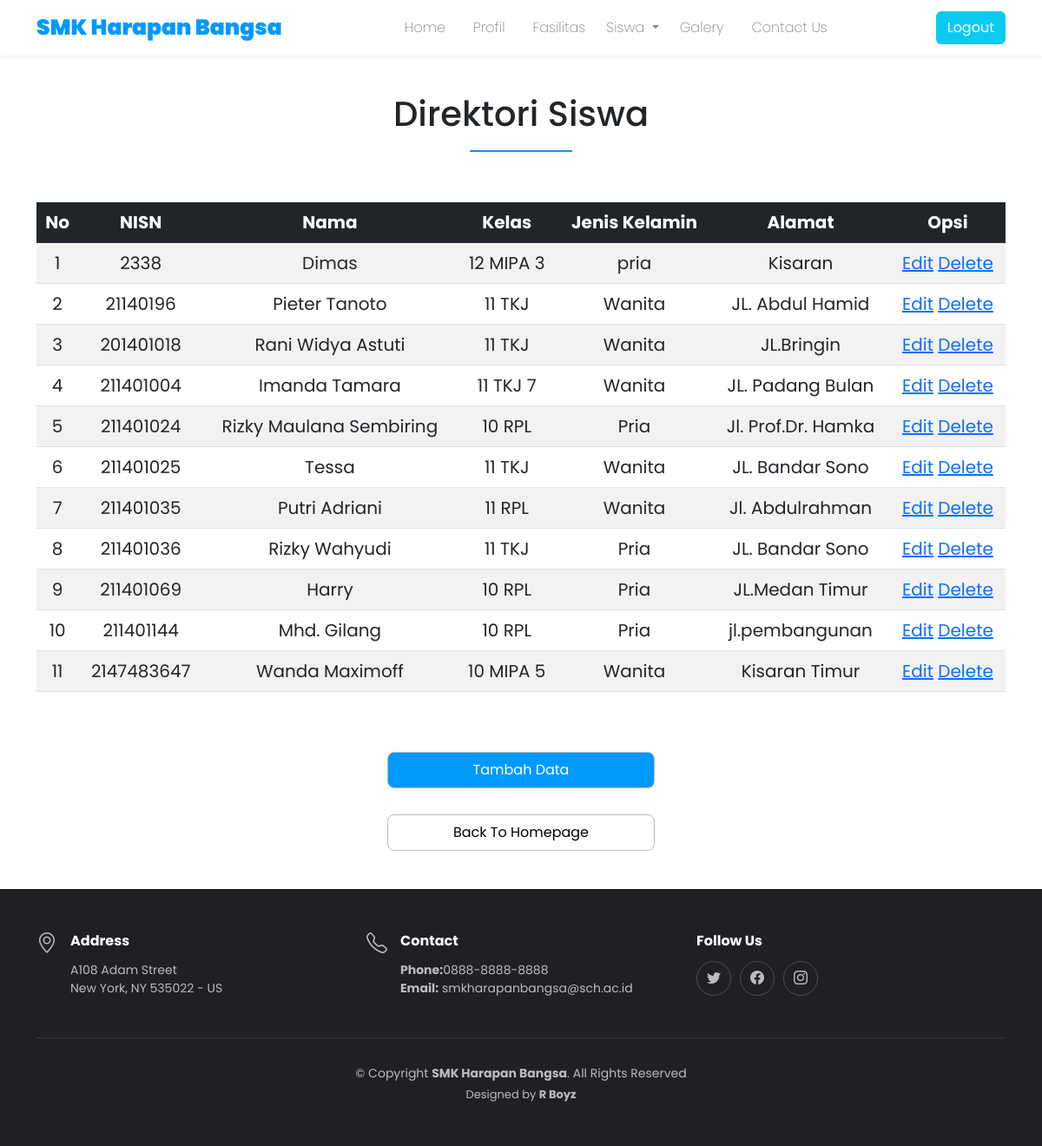
The app's page /Code/direk_siswa_adm.php with its own data.
### tables this page shows
CREATE TABLE `db_siswa` (
  `nisn` int(10) NOT NULL,
  `nama` varchar(30) NOT NULL,
  `kelas` varchar(30) NOT NULL,
  `jk` varchar(20) NOT NULL,
  `alamat` varchar(50) NOT NULL
);

### Code/direk_siswa_adm.php (the view, shortened to what this page needs)
<!DOCTYPE html>
<html lang="en">
<head>
    <link href="https://cdn.jsdelivr.net/npm/bootstrap@5.2.2/dist/css/bootstrap.min.css" rel="stylesheet"
>
    <link rel="stylesheet" href="webstyle.css">
    <link rel="stylesheet" href="https://cdn.jsdelivr.net/npm/bootstrap-icons@1.9.1/font/bootstrap-icons.css">
</head>
<body>
    <nav class="navbar navbar-expand-lg navbar-light shadow-sm fixed-top" style="background-color:white ;">
        <div class="container">
            <a class="navbar-brand" href="index_logout.php">SMK Harapan Bangsa</a>
            <div class="collapse navbar-collapse" id="navbarNav">
                <ul class="navbar-nav mx-auto">
                    <li class="nav-item">
                        <a class="nav-link mx-2" aria-current="page" href="index_logout.php">Home</a>
                    </li>
                    <li class="nav-item">
                        <a class="nav-link mx-2" href="profil.php">Profil</a>
                    </li>
                    <li class="nav-item">
                        <a class="nav-link mx-2" href="fasilitas.php">Fasilitas</a>
                    </li>
                    <li class="nav-item dropdown">
                        <a class="nav-link dropdown-toggle" href="#" role="button" data-bs-toggle="dropdown"
                            aria-expanded="false">
                            Siswa
                        </a>
                    </li>
                    <li class="nav-item">
                        <a class="nav-link mx-2" href="index_logout.php">Galery</a>
                    </li>
                    <li class="nav-item">
                        <a class="nav-link mx-2" href="index_logout.php">Contact Us</a>
                    </li>
                </ul>
            </div>
            <div>
            <a href="aksi_logout.php"><button class="btn btn-info">Logout</button></a>
            </div>
        </div>
    </nav>
    <section id="siswa">
        <div class="container mt-5">
            <div class="row text-center mb-2">
                <div class="col mt-3">
                    <div class="section-headline text-center">
                        <h2>Direktori Siswa</h2>
                    </div>
                </div>
            </div>
            <div class="row justify-content-evenly fs-5 text-center align-items-center">
                <div class="col-md-12">
                    <table class="table table-striped">
                        <thead class="table-dark">
                            <tr>
                                <th scope="col">No</th>
                                <th scope="col">NISN</th>
                                <th scope="col">Nama</th>
                                <th scope="col">Kelas</th>
                                <th scope="col">Jenis Kelamin</th>
                                <th scope="col">Alamat</th>
                                <th scope="col">Opsi</th>
                            </tr>
                        </thead>
                        <?php
              include_once 'koneksi.php';
                $no=1;
                $data=mysqli_query($connection, "SELECT * FROM db_siswa");
                while ($d=mysqli_fetch_array($data)){
            ?>
                        <tr>
                            <td><?php echo $no++; ?></td>
                            <td><?php echo $d['nisn']; ?></td>
                            <td><?php echo $d['nama']; ?></td>
                            <td><?php echo $d['kelas']; ?></td>
                            <td><?php echo $d['jk']; ?></td>
                            <td><?php echo $d['alamat']; ?></td>
                            <td>
                                <a href="edit_siswa.php ?nisn=<?php echo $d['nisn'];?>" class="opsi">Edit</a>
                                <a href="hapus_siswa.php ?nisn=<?php echo $d['nisn'];?>" class="opsi">Delete</a>
                            </td>
                        </tr>
                        <?php
            }
            ?>
                    </table>
                </div>
            </div>
        </div>
        <section>
            <div class="container">
                <div class="row justify-content-evenly  align-items-center">
                    <div class="col-md-7">
                        <div class="row justify-content-center align-items-center">
                            <div class="col-6">
                                <div class="edit-data mb-4">
                                    <a href="tambah_siswa.php"><button class="back" style="background-color:rgb(0, 153, 255); color:white">Tambah Data</button></a>
                                    <a href="index_logout.php"><button class="back">Back To Homepage</button></a>
                                </div>
                            </div>
                        </div>
                    </div>
                </div>
            </div>
        </section>
    </section>
    <footer id="footer" class="footer">
    <div class="container">
      <div class="row gy-3">
        <div class="col-lg-4 col-md-6 d-flex">
          <i class="bi bi-geo-alt icon"></i>
          <div>
            <h4>Address</h4>
            <p>
              A108 Adam Street <br>
              New York, NY 535022 - US<br>
            </p>
          </div>
        </div>
        <div class="col-lg-4 col-md-6 footer-links d-flex">
          <i class="bi bi-telephone icon"></i>
          <div>
            <h4>Contact</h4>
            <p>
              <strong>Phone:</strong>0888-8888-8888<br>
              <strong>Email:</strong> smkharapanbangsa@sch.ac.id<br>
            </p>
          </div>
        </div>
        <div class="col-lg-4 col-md-6 footer-links">
          <h4>Follow Us</h4>
          <div class="social-links d-flex">
            <a href="#" class="twitter"><i class="bi bi-twitter"></i></a>
            <a href="#" class="facebook"><i class="bi bi-facebook"></i></a>
            <a href="#" class="instagram"><i class="bi bi-instagram"></i></a>
          </div>
        </div>
      </div>
    </div>
    <div class="container">
      <div class="copyright">
        &copy; Copyright <strong><span>SMK Harapan Bangsa</span></strong>. All Rights Reserved
      </div>
      <div class="credits">
        Designed by <b>R Boyz</b>
      </div>
    </div>
  </footer>
</body>
</html>

### Code/webstyle.css (style rules this page uses)
body { font-family: "Poppins", sans-serif; height: 100%; }
section { padding-top: 2.7rem; }
.nav-link { font-weight: 200; color: grey; font-size: 16px; }
.navbar-brand { font-size: 25px; font-weight: 900; color: rgb(0, 153, 255); }
.btn { color: white; }
.edit-data .back { width: 100%; height: 42px; box-sizing: border-box; background: #ffffff; border: 1px solid #bcbcbc; border-radius: 8px; margin: 10px 0 20px 0; }
.section-headline h2 { display: inline-block; font-size: 40px; font-weight: 500; margin-bottom: 70px; position: relative; text-transform: capitalize; }
.section-headline h2::after { border: 1px solid rgb(0, 153, 255); bottom: -20px; content: ""; left: 0; margin: 0 auto; position: absolute; right: 0; width: 40%; }
.footer { font-size: 14px; background-color: #1f1f24; padding: 50px 0; color: rgba(255, 255, 255, 0.7); }
.footer .icon { margin-right: 15px; font-size: 24px; line-height: 0; }
.footer h4 { font-size: 16px; font-weight: bold; position: relative; padding-bottom: 5px; color: #fff; }
.footer .footer-links { margin-bottom: 30px; }
.footer .social-links a { display: flex; align-items: center; justify-content: center; width: 40px; height: 40px; border-radius: 50%; border: 1px solid rgba(255, 255, 255, 0.2); font-size: 16px; color: rgba(255, 255, 255, 0.7); margin-right: 10px; transition: 0.3s; }
.footer .copyright { text-align: center; padding-top: 30px; border-top: 1px solid rgba(255, 255, 255, 0.1); }
.footer .credits { padding-top: 4px; text-align: center; font-size: 13px; }

### records on screen
db_siswa: nisn "2338", nama "Dimas", kelas "12 MIPA 3", jk "pria", alamat "Kisaran"
db_siswa: nisn "21140196", nama "Pieter Tanoto", kelas "11 TKJ", jk "Wanita", alamat "JL. Abdul Hamid"
db_siswa: nisn "201401018", nama "Rani Widya Astuti", kelas "11 TKJ", jk "Wanita", alamat "JL.Bringin"
db_siswa: nisn "211401004", nama "Imanda Tamara", kelas "11 TKJ 7", jk "Wanita", alamat "JL. Padang Bulan"
db_siswa: nisn "211401024", nama "Rizky Maulana Sembiring", kelas "10 RPL", jk "Pria", alamat "Jl. Prof.Dr. Hamka"
db_siswa: nisn "211401025", nama "Tessa", kelas "11 TKJ", jk "Wanita", alamat "JL. Bandar Sono"
db_siswa: nisn "211401035", nama "Putri Adriani", kelas "11 RPL", jk "Wanita", alamat "Jl. Abdulrahman"
db_siswa: nisn "211401036", nama "Rizky Wahyudi", kelas "11 TKJ", jk "Pria", alamat "JL. Bandar Sono"
db_siswa: nisn "211401069", nama "Harry", kelas "10 RPL", jk "Pria", alamat "JL.Medan Timur"
db_siswa: nisn "211401144", nama "Mhd. Gilang", kelas "10 RPL", jk "Pria", alamat "jl.pembangunan"
db_siswa: nisn "2147483647", nama "Wanda Maximoff", kelas "10 MIPA 5", jk "Wanita", alamat "Kisaran Timur"
